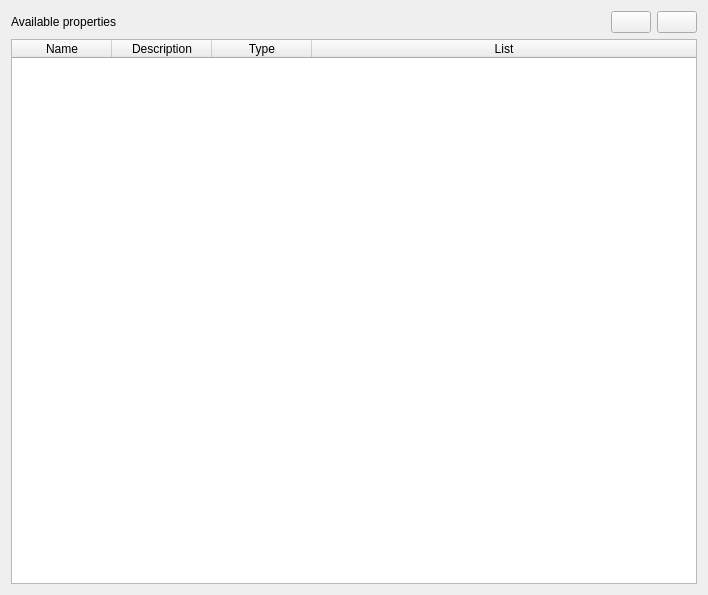
<?xml version="1.0" encoding="UTF-8"?>
<ui version="4.0">
 <class>Form</class>
 <widget class="QWidget" name="Form">
  <property name="geometry">
   <rect>
    <x>0</x>
    <y>0</y>
    <width>708</width>
    <height>595</height>
   </rect>
  </property>
  <property name="windowTitle">
   <string>Form</string>
  </property>
  <layout class="QVBoxLayout" name="verticalLayout">
   <item>
    <layout class="QHBoxLayout" name="horizontalLayout_2">
     <item>
      <widget class="QLabel" name="label_2">
       <property name="text">
        <string>Available properties</string>
       </property>
      </widget>
     </item>
     <item>
      <spacer name="horizontalSpacer_2">
       <property name="orientation">
        <enum>Qt::Horizontal</enum>
       </property>
       <property name="sizeHint" stdset="0">
        <size>
         <width>407</width>
         <height>18</height>
        </size>
       </property>
      </spacer>
     </item>
     <item>
      <widget class="QPushButton" name="addPropertyBtnWidget">
       <property name="toolTip">
        <string>Add new property</string>
       </property>
       <property name="text">
        <string/>
       </property>
       <property name="icon">
        <iconset>
         <normaloff>../../../../../../../../../../Documents/Trilhas Perdidas/Geoprocessamento/icones/qgis gui/png/symbologyAdd.png</normaloff>../../../../../../../../../../Documents/Trilhas Perdidas/Geoprocessamento/icones/qgis gui/png/symbologyAdd.png</iconset>
       </property>
      </widget>
     </item>
     <item>
      <widget class="QPushButton" name="delPropertyBtnWidget">
       <property name="toolTip">
        <string>Remove selected property</string>
       </property>
       <property name="text">
        <string/>
       </property>
       <property name="icon">
        <iconset>
         <normaloff>../../../../../../../../../../Documents/Trilhas Perdidas/Geoprocessamento/icones/qgis gui/png/symbologyRemove.png</normaloff>../../../../../../../../../../Documents/Trilhas Perdidas/Geoprocessamento/icones/qgis gui/png/symbologyRemove.png</iconset>
       </property>
      </widget>
     </item>
    </layout>
   </item>
   <item>
    <widget class="QTableWidget" name="propertiesTableWidget">
     <property name="selectionMode">
      <enum>QAbstractItemView::SingleSelection</enum>
     </property>
     <attribute name="horizontalHeaderCascadingSectionResizes">
      <bool>false</bool>
     </attribute>
     <attribute name="horizontalHeaderStretchLastSection">
      <bool>true</bool>
     </attribute>
     <column>
      <property name="text">
       <string>Name</string>
      </property>
     </column>
     <column>
      <property name="text">
       <string>Description</string>
      </property>
     </column>
     <column>
      <property name="text">
       <string>Type</string>
      </property>
     </column>
     <column>
      <property name="text">
       <string>List</string>
      </property>
     </column>
    </widget>
   </item>
  </layout>
 </widget>
 <resources/>
 <connections/>
</ui>
